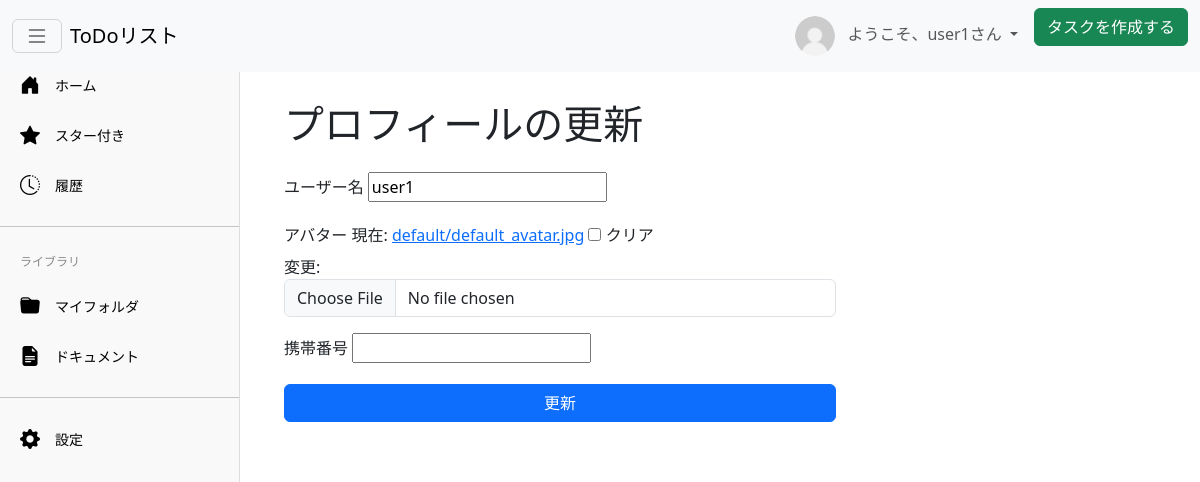
/update_profile/3 (signed in), run on an earlier commit of the app's database.
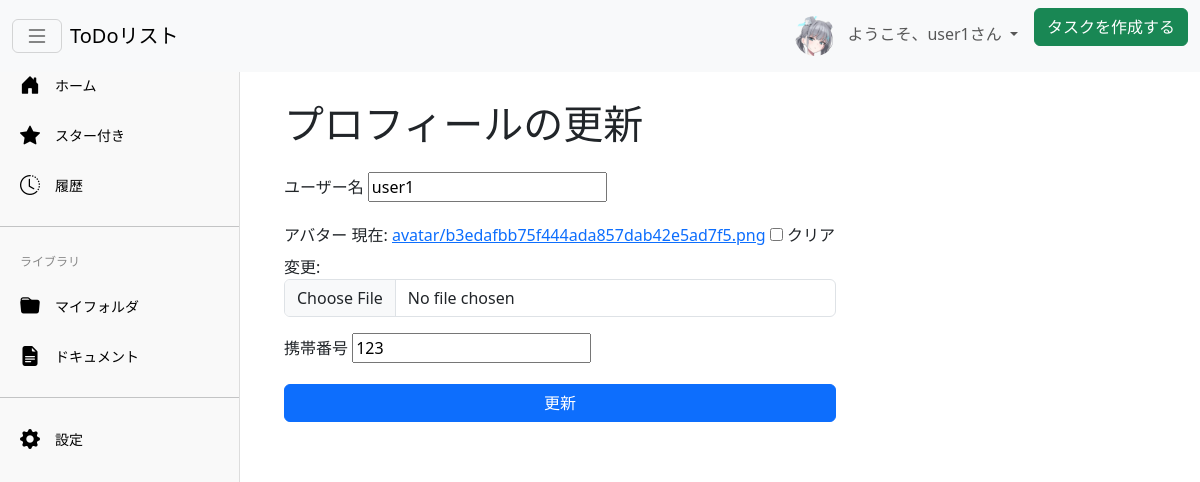
And on a later commit of the database.
### user/models.py (models this page shows, shortened)
class User(AbstractBaseUser, PermissionsMixin):
    name = models.CharField(
        max_length=50,
        unique=True,
        verbose_name="ユーザー名",
    )
    email = models.EmailField(
        max_length=150,
        unique=True,
        verbose_name="メールアドレス",
    )
    avatar = models.ImageField(
        upload_to=GetImagePath("avatar/"),
        null=True,
        blank=True,
        default="default/default_avatar.jpg",
        verbose_name="アバター",
    )
    phone_number = models.CharField(
        max_length=50,
        null=True,
        blank=True,
        default=None,
        verbose_name="携帯番号",
    )
    is_active = models.BooleanField(default=True)
    is_staff = models.BooleanField(default=False)
    create_date = models.DateTimeField(auto_now_add=True, verbose_name="作成日時")
    update_date = models.DateTimeField(auto_now=True, verbose_name="更新日時")
    EMAIL_FIELD = "email"  # メールアドレスとして扱うフィールドの指定
    USERNAME_FIELD = "email"  # ユーザーを一意に識別するフィールドの指定
    REQUIRED_FIELDS = [
        "name"
    ]  # createsuperuser コマンド実行時に入力受付を行うフィールドの指定
    objects = UserManager()
    class Meta:
        verbose_name = "ユーザー"
        constraints = [
            models.UniqueConstraint(
                fields=["phone_number"],
                name="unique_phone_number",
                condition=(
                    ~Q(phone_number=None)  # 仅在 phone_number 不为空时应用唯一性约束)
                    & ~Q(phone_number="")
                ),
            )
        ]

### user/views.py (the view, shortened to what this page needs)
# urls.py: path("update_profile/<int:pk>", UpdateProfileView.as_view(), name="update_profile"),
class UpdateProfileView(LoginRequiredMixin, UpdateView):
    model = User
    template_name = "user/update/update_profile.html"
    form_class = UpdateProfileForm
    success_url = reverse_lazy("user:user")
    success_message = "プロフィールが変更されました｡"
    def get_object(self, queryset=None):
        return self.request.user

### user/forms.py (shortened to what this page needs)
class UpdateProfileForm(forms.ModelForm):
    name = forms.CharField(max_length=50, required=False, label="ユーザー名")
    phone_number = forms.CharField(max_length=50, required=False, label="携帯番号")
    avatar = forms.ImageField(
        required=False,
        label="アバター",
        widget=forms.ClearableFileInput(attrs={"class": "form-control"}),
    )
    class Meta:
        model = User
        fields = [
            "name",
            "avatar",
            "phone_number",
        ]

### user/context_processors.py (called while the page is built)
def constant_data(request):
    return {
        "APP_TITLE": settings.APP_TITLE,
    }

### templates/user/update/update_profile.html (shortened to what this page needs)
{% extends "base.html" %}
{% block content %}
<div class="container mt-5">
    <h1 class="mb-4">プロフィールの更新</h1>
    <form method="post" enctype="multipart/form-data" class="needs-validation" novalidate>
        {% for field in form %}
            <div class="mb-3">
                <label for="{{ field.id_for_label }}" class="form-label">{{ field.label }}</label>
                {{ field }}
            </div>
        {% endfor %}
        <div class="d-grid">
            <button type="submit" class="btn btn-primary">更新</button>
        </div>
    </form>
</div>
{% endblock %}

### templates/base.html (shortened to what this page needs)
<!DOCTYPE html>
{% load django_bootstrap5 %}
<html lang="ja">
  <head>
    {% bootstrap_css %}
    <link rel="stylesheet" href="https://cdn.jsdelivr.net/npm/bootstrap-icons@1.10.5/font/bootstrap-icons.css" />
  </head>
  <body>
    <nav class="navbar navbar-expand-lg navbar-light bg-light fixed-top">
      <div class="container-fluid">
        {% if user.is_authenticated %}
          <button class="navbar-toggler me-2 d-lg-block" type="button" id="toggleSidebar" aria-controls="sidebarMenu" aria-label="Toggle sidebar">
            <i class="bi bi-list" style="font-size:1.5rem;"></i>
          </button>
        {% endif %}
        <a class="navbar-brand" href="{% url 'user:home' %}">ToDoリスト</a>
        <div class="collapse navbar-collapse justify-content-end" id="navbarContent">
          <ul class="navbar-nav">
            {% if user.is_authenticated %}
              <li class="nav-item dropdown">
                <a class="nav-link dropdown-toggle" href="#" id="userMenu" role="button" data-bs-toggle="dropdown" aria-expanded="false">
                  <img src="{{ user.avatar.url }}" alt="ユーザーアバター" class="rounded-circle me-2" style="width: 40px; height: 40px; object-fit: cover;" />
                  ようこそ、{{ user.name }}さん
                </a>
              </li>
              <li class="nav-item ms-2"><a href="{% url 'user:home' %}" class="btn btn-success">タスクを作成する</a></li>
            {% else %}
              <li class="nav-item"><span class="nav-link">ようこそ、ゲストさん</span></li>
              <li class="nav-item ms-2"><a class="btn btn-success" href="{% url 'user:login' %}">ログイン</a></li>
            {% endif %}
          </ul>
        </div>
      </div>
    </nav>
    {% if user.is_authenticated %}
      <div class="sidebar-menu" id="sidebarMenu">
        <div id="defaultMenu" style="display: {% if request.GET.menu != 'settings' %}block{% else %}none{% endif %};">
          <div class="menu-section">
            <a href="{% url 'user:home' %}">
              <i class="bi bi-house-door-fill"></i> ホーム
            </a>
            <a href="{% url 'user:home' %}">
              <i class="bi bi-star-fill"></i> スター付き
            </a>
            <a href="{% url 'user:home' %}">
              <i class="bi bi-clock-history"></i> 履歴
            </a>
          </div>
          <hr />
          <div class="menu-section">
            <div class="menu-section-title">ライブラリ</div>
            <a href="{% url 'user:home' %}">
              <i class="bi bi-folder-fill"></i> マイフォルダ
            </a>
            <a href="{% url 'user:home' %}">
              <i class="bi bi-file-earmark-text-fill"></i> ドキュメント
            </a>
          </div>
          <hr />
          <div class="menu-section">
            <a href="{% url 'user:update_profile' user.pk %}?menu=settings">
              <i class="bi bi-gear-fill"></i> 設定
            </a>
          </div>
        </div>
      </div>
    {% endif %}
    <div class="container content-container" id="contentContainer">
      {% block content %}{% endblock %}
    </div>
  </body>
</html>

### templates/base.html (style rules this page uses)
.sidebar-menu { width: 240px; height: 100%; position: fixed; top: 0; left: 0; background-color: #f9f9f9; border-right: 1px solid #ddd; overflow-y: auto; padding-top: 60px; transition: transform 0.3s ease; }
.content-container { margin-left: 260px; margin-top: 100px; transition: margin-left 0.3s ease; }
.sidebar-menu a { display: flex; align-items: center; padding: 10px 20px; text-decoration: none; color: #000; font-size: 14px; }
.sidebar-menu i { font-size: 20px; margin-right: 15px; }
.menu-section-title { padding: 10px 20px; font-size: 12px; text-transform: uppercase; color: #888; }

### templates/user/update/update_profile.html (style rules this page uses)
.container { max-width: 600px; }

What changed in the data, as far as the page shows it:
changed User "user1": avatar: picture added in place of a placeholder; phone_number (not shown) → "123"
Also different on the page:
text no longer shown: "現在: default/default_avatar.jpg クリア 変更:"
text now shown: "現在: avatar/b3edafbb75f444ada857dab42e5ad7f5.png クリア 変更:"
